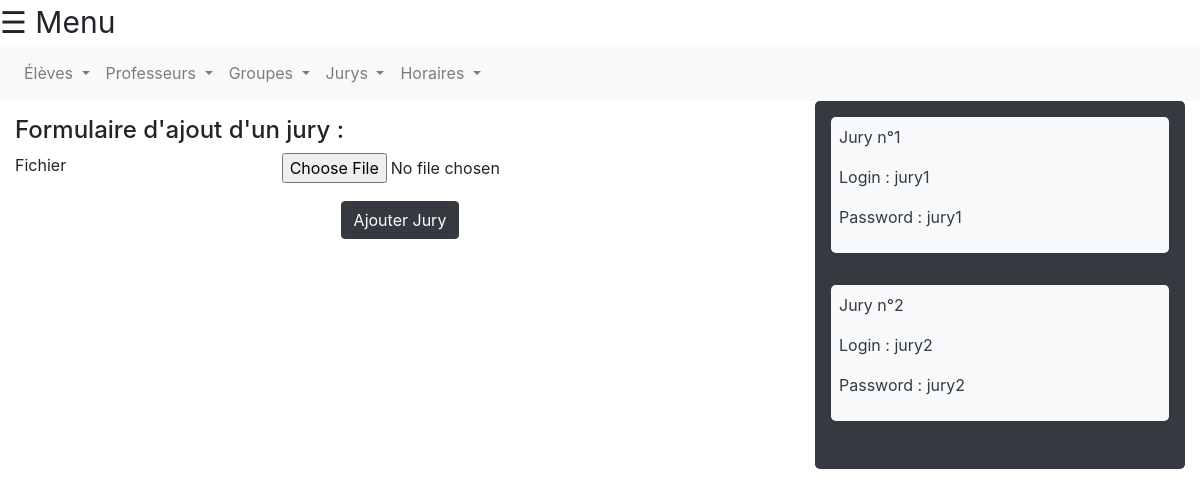
The app's page /site-web/templates/admin/insererJuryCSV.php (signed in) with its own data.
### tables this page shows
create table JURY(
    NumJury int,
    login_ varchar(30),
    password_ varchar(30),
    PRIMARY key(NumJury)
);

### site-web/templates/admin/insererJuryCSV.php (the view, shortened to what this page needs)
<!DOCTYPE html>
<html class="h-100">
<head>
<link rel="stylesheet" href="../../css/index.css"/>
<link rel="stylesheet" href="../../bootstrap/css/bootstrap.min.css">
</head>
<body class="h-100">
<?php
include 'menu_admin.php';
$db = connect_database();
?>
<nav class="navbar navbar-expand-lg navbar-light bg-light">
  <div class="collapse navbar-collapse" id="navbarText">
    <ul class="navbar-nav mr-auto">
      <li class="nav-item dropdown">
        <a class="nav-link dropdown-toggle" href="#" id="navbarDropdownMenuLink" role="button" data-toggle="dropdown" aria-haspopup="true" aria-expanded="false">
          Élèves
        </a>
      </li>
      <li class="nav-item dropdown">
        <a class="nav-link dropdown-toggle" href="#" id="navbarDropdown" role="button" data-toggle="dropdown" aria-haspopup="true" aria-expanded="false">
          Professeurs
        </a>
      </li>
      <li class="nav-item dropdown">
        <a class="nav-link dropdown-toggle" href="#" id="navbarDropdown" role="button" data-toggle="dropdown" aria-haspopup="true" aria-expanded="false">
          Groupes
        </a>
      </li>
      <li class="nav-item dropdown">
        <a class="nav-link dropdown-toggle" href="#" id="navbarDropdown" role="button" data-toggle="dropdown" aria-haspopup="true" aria-expanded="false">
          Jurys
        </a>
      </li>
      <li class="nav-item dropdown">
        <a class="nav-link dropdown-toggle" href="#" id="navbarDropdown" role="button" data-toggle="dropdown" aria-haspopup="true" aria-expanded="false">
          Horaires
        </a>
      </li>
    </ul>
  </div>
</nav>
<div id="main" class="container-fluid" style="height:50%">
  <div class="row justify-content-between" style="height:150%">
    <div class="col-8">
      <form name="AjoutJury" method="POST" style="padding-top: 2%" action="insertion_jury_CSV.php" enctype="multipart/form-data">
        <h4>Formulaire d'ajout d'un jury :</h4>
        <div class="form-group row">
          <label for="file" class="col-4">Fichier</label>
          <input class="col-8" id="filename" type="file" name="file" required></input>
        </div>
        <div class="text-center">
          <button class="btn btn-dark" type="submit">Ajouter Jury</button>
        </div>
      </form>
    </div>
    <div class="col-4" style="overflow-y:scroll; height:100%; width: 400px">
      <?php
      try{
        $stmt2 = $db->prepare("select * from JURY");
        $stmt2->execute();
        echo '<div class="jumbotron text-white bg-dark" style="padding:1em">';
        while($row = $stmt2->fetch())
        {
          echo '
            <div class="jumbotron text-dark bg-light" style="padding:0.5em">
              <p>Jury n°'.$row["NumJury"].'</p>
              <p>Login : '.$row["login_"].'</p>'.
              '<p>Password : '.$row["password_"].'</p>
            </div>';
          }
      }
      catch(Exception $e)
      {
        echo $e->getMessage();
      }
      ?>
    </div>
  </div>
</body>

### site-web/css/index.css (style rules this page uses)
body { font-family: "Lato", sans-serif; }

### records on screen
jury: NumJury "1", login_ "jury1", password_ "jury1"
jury: NumJury "2", login_ "jury2", password_ "jury2"
